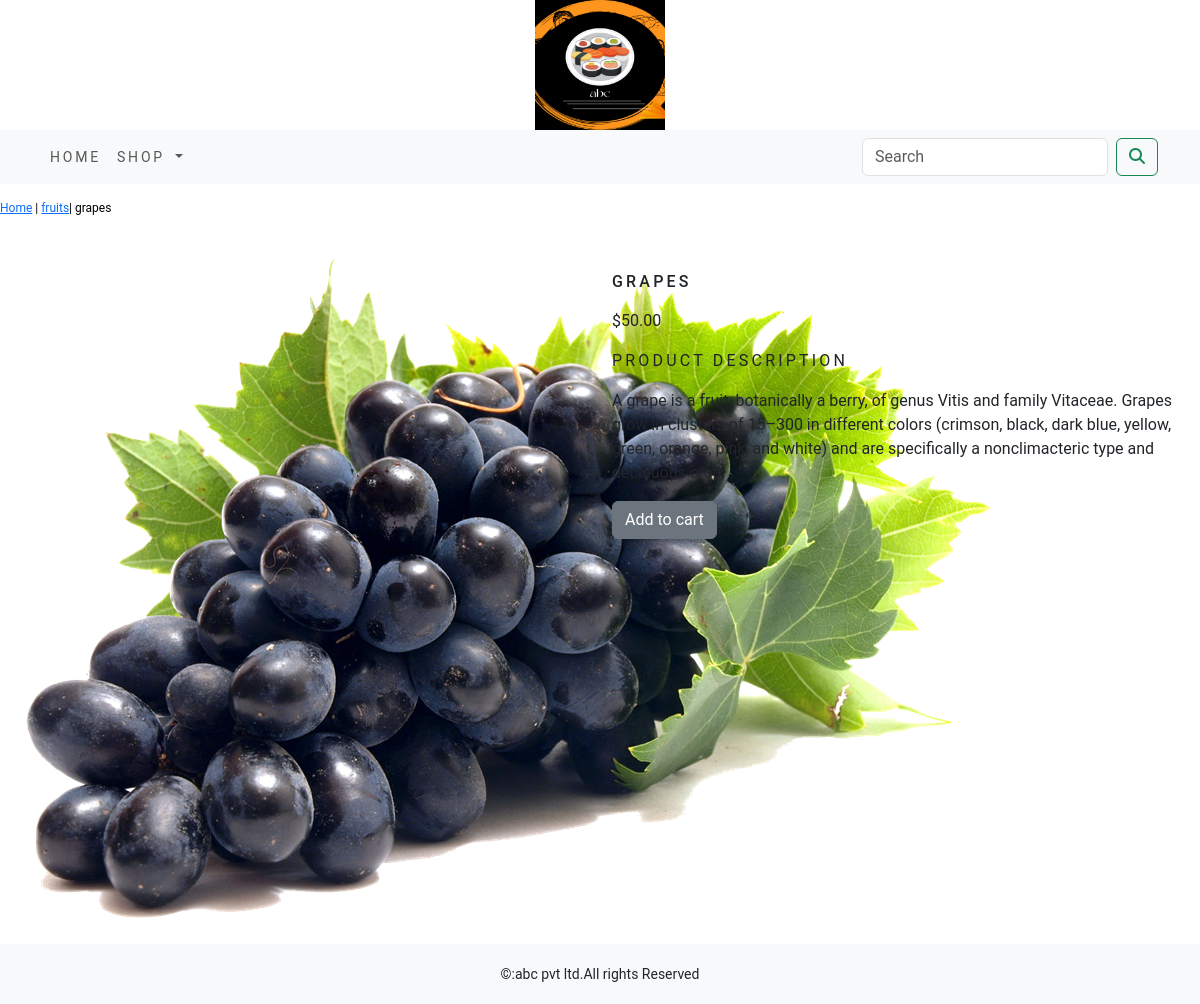
Screenshot of /shop/fruits/grapes/ with the database file from the repository.
### shop/models.py (models this page shows, shortened)
class Product(models.Model):
    name=models.CharField(max_length=250,unique=True)
    slug = models.SlugField(max_length=250, unique=True)
    description = models.TextField(blank=True)
    price=models.DecimalField(max_digits=10,decimal_places=2)
    category=models.ForeignKey(Category,on_delete=models.CASCADE)
    image=models.ImageField(upload_to='product',blank=True)
    stock=models.IntegerField()
    available=models.BooleanField(default=True)
    created=models.DateTimeField(auto_now_add=True)
    updated=models.DateTimeField(auto_now=True)
    class Meta:
        ordering=('name',)
        verbose_name='product'
        verbose_name_plural='products'

class Category(models.Model):
    name=models.CharField(max_length=250,unique=True)
    slug=models.SlugField(max_length=250,unique=True)
    description=models.TextField(blank=True)
    image=models.ImageField(upload_to='category',blank=True)
    class Meta:
        ordering=('name',)
        verbose_name='category'
        verbose_name_plural='categories'
    def get_url(self):
        return reverse('shop:products_by_category',args=[self.slug])
    def __str__ (self):
        return '{}'.format(self.name)

### shop/views.py (the view)
# urls.py: path('<slug:c_slug>/<slug:product_slug>/',views.proDetail,name='prodCatdetail'),
def proDetail(request,c_slug,product_slug):
    try:
        product=Product.objects.get(category__slug=c_slug,slug=product_slug)
    except Exception as e:
        raise e
    return render(request,'product.html',{'product':product})

### cart/context_processors.py (called while the page is built)
def counter(request):
    item_count=0
    if 'admin' in request.path:
        return {}
    else:
        try:
            cart=Cart.objects.filter(cart_id=_cart_id(request))
            cart_items=CartItem.objects.all().filter(cart=cart[:1])
            for cart_item in cart_items:
                item_count+=cart_item.quantity
        except Cart.DoesNotExist:
            item_count=0
    return dict(item_count=item_count)

### cart/views.py (called while the page is built)
def _cart_id(request):
    cart=request.session.session_key
    if not cart:
        cart=request.session.create()
    return cart

### shop/context_processors.py (called while the page is built)
def menu_links(request):
    links=Category.objects.all()
    return dict(links=links)

### templates/product.html (shortened to what this page needs)
{% extends 'base.html' %}
{% load static %}
{% block content %}
<div class="row my_prod_row_class ">
  <div class="mx_auto">
      <p><a href="{% url 'shop:allProdCat'%}">Home</a> | <a href="{{product.category.get_url}}">{{product.category}}</a>| {{product.name}}</p>
  </div>
<div class="container">
<br>
  <div class="row">
    <div class="col-12 col-sm-12 col-md-12 col-lg-6 text-center">
        <div style="min-width:18rem">
          <img src="{{product.image.url}}" alt="{{product.name}}">
        </div>
    </div>
    <div class="col-12 col-sm-12 col-md-12 col-lg-6">
        <div>
        <h1 class="my_prod_title">{{product.name}}</h1>
        <p>${{product.price}}</p>
        <p class="my_title">Product Description</p>
        <p class="text-justify my_prod_text">{{product.description}}</p>
        {% if product.stock <= 0 %}
            <p class="text-justify my_prod_text"><b>Out of stock</b></p>
        {% else %}
            <a class="btn btn-secondary" href="{% url 'cart:add_cart' product.id %}">Add to cart</a>
        {% endif %}
      </div>
    </div>
  </div>
 </div>
</div>
{% endblock %}

### static/css/custom.css (style rules this page uses)
body { font-family: 'Roboto', sans-serif; }
.my_title { font-size:16px; text-transform:uppercase; letter-spacing:.2em; }
.my_prod_row_class { padding-top:15px; padding-bottom:20px; }
.my_prod_row_class .mx_auto { color:#000; font-size:12px; text-decoration:none; }
.my_prod_title { font-size:16px; text-transform:uppercase; letter-spacing:.2em; padding-top:15px; padding-bottom:10px; }
.my_prod_text { padding-right:20px; }

### rows the page displays
Product: category "fruits", name "grapes", image (picture), name "GRAPES", price "50.00", description "A grape is a fruit, botanically a berry, of genus Vitis and family Vitaceae. Grapes grow in clusters of 15–300 in different colors (crimson, black, dark blue, yellow, green, orange, pink, and white) and are specifically a nonclimacteric type and deciduous crop."
